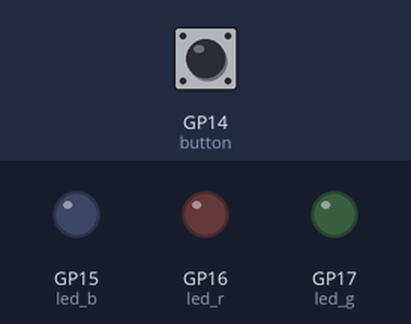
The program below on a simulated Raspberry Pi Pico running MicroPython. Parts: output pins drawn as LEDs (lit = HIGH). The inputs (shaded band) are chosen by the test bench; at power-on: GP14 (button) LOW.

Above: at 1.2 s.
1.3 s: GP14 (button) pulled HIGH for 0.15 s
At 2.1 s:
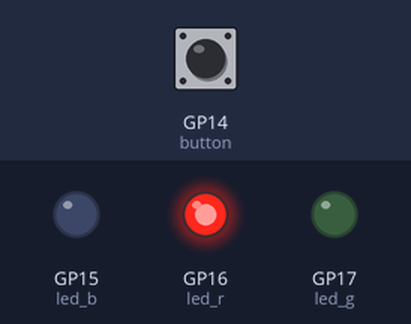
4.4 s: GP14 (button) pulled HIGH for 1 s
At 7.1 s:
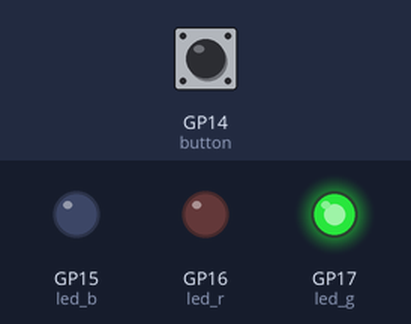
8.4 s: GP14 (button) pulled HIGH for 3.2 s
At 12.1 s:
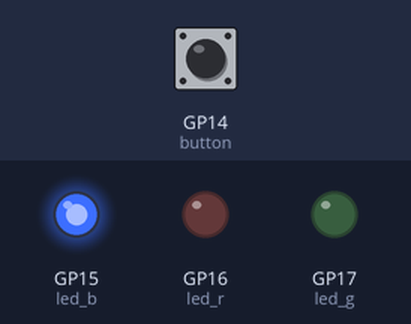
Timing chart, 0 to 13.8 s (numbered marks = the images above; inputs shaded):
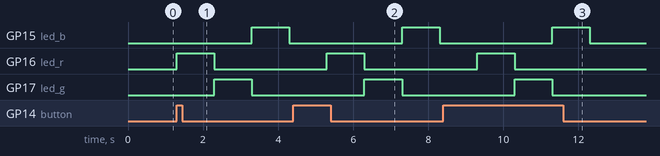

The program:

Episode_3.py
```python
from machine import Pin
import utime

button = Pin(14, Pin.IN, Pin.PULL_DOWN)
led_r = Pin(16, Pin.OUT)
led_g = Pin(17, Pin.OUT)
led_b = Pin(15, Pin.OUT)


while True:
    if button.value() == 1:
        led_r.toggle()
        utime.sleep(1)
        led_r.toggle()

        led_g.toggle()
        utime.sleep(1)
        led_g.toggle()

        led_b.toggle()
        utime.sleep(1)
        led_b.toggle()
        utime.sleep(1)
```

Measured:
- after the input at 1.3 s, GP15 (led_b): LOW → HIGH after 2.0 s, → LOW 1.0 s later; GP16 (led_r): LOW → HIGH at once, → LOW 1.0 s later; GP17 (led_g): LOW → HIGH after 1.0 s, → LOW 1.0 s later
- after the input at 4.4 s, GP15 (led_b): LOW → HIGH after 2.9 s, → LOW 1.0 s later; GP16 (led_r): LOW → HIGH after 0.90 s, → LOW 1.0 s later; GP17 (led_g): LOW → HIGH after 1.9 s, → LOW 1.0 s later
- after the input at 8.4 s, GP15 (led_b): LOW → HIGH after 2.9 s, → LOW 1.0 s later; GP16 (led_r): LOW → HIGH after 0.90 s, → LOW 1.0 s later; GP17 (led_g): LOW → HIGH after 1.9 s, → LOW 1.0 s later
